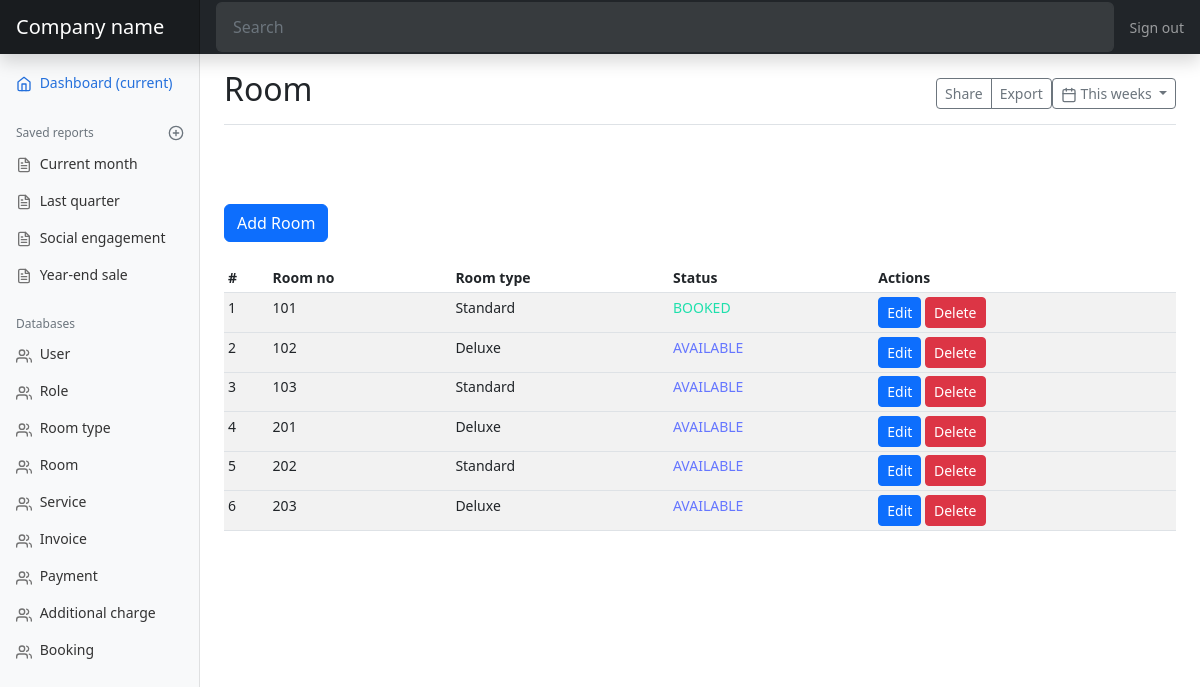
Before: /room with the older database file.
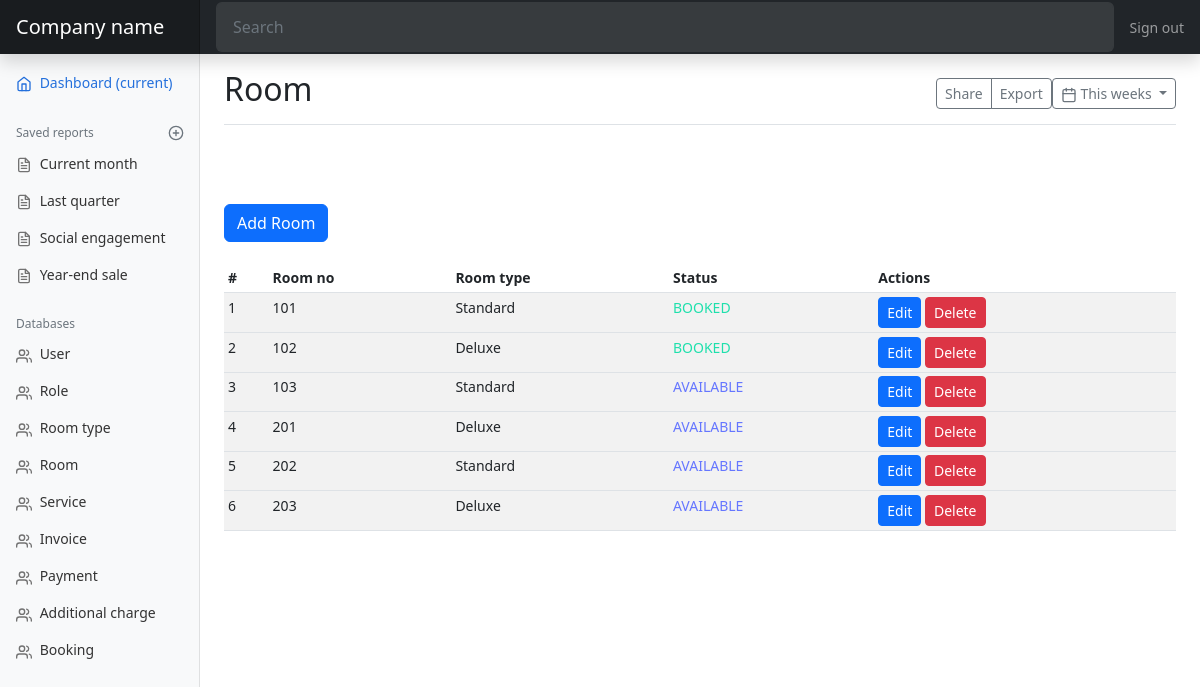
After: the same page with the newer database file.
### models.py (models this page shows, shortened)
class Room(db.Model):
    id = db.Column(db.Integer, primary_key=True)
    room_no = db.Column(db.String(50))
    image = db.Column(db.String(255))
    description = db.Column(db.Text)
    room_type_id = db.Column(db.Integer, db.ForeignKey('room_type.id'))
    room_type = db.relationship('RoomType', backref=db.backref('room', lazy=True))
    status = db.Column(db.Enum(RoomStatus))

class RoomType(db.Model):
    id = db.Column(db.Integer, primary_key=True)
    name = db.Column(db.String(50))
    price_per_night = db.Column(db.Float)
    capacity = db.Column(db.Integer)
    bed_quantity = db.Column(db.Integer)
    def __str__(self) -> str:
        return self.name

### views.py (the view)
@app.route('/room')
def room_page():
    rooms = models.Room.query.all()
    return render_template('mdRoom.html'
                           , rooms=rooms)

### templates/mdRoom.html
{% extends 'admin.html' %}
{% block title %}Room{% endblock %}
{% block content %}
<a href="{{ url_for('add_room') }}" class="btn btn-primary" tabindex="-1" role="button">Add Room</a>
<br/>
<br/>
<div class="table-responsive">
  <table class="table table-striped table-sm">
    <thead>
      <tr>
        <th>#</th>
        <th>Room no</th>
        <th>Room type</th>
        <th>Status</th>
        <th>Actions</th>
      </tr>
    </thead>
    <tbody>
      {% for room in rooms %}
      <tr>
        <td>{{ room.id }}</td>
        <td>{{ room.room_no }}</td>
        <td>{{ room.room_type }}</td>
        {% if room.status.name == 'AVAILABLE' %}
        <td style="color: rgb(101 118 255);">{{ room.status.name }}</td>
        {% elif room.status.name == 'BOOKED' %}
        <td style="color: rgb(30 224 172);">{{ room.status.name }}</td>
        {% else %}
        <td style="color: rgb(244 189 14);">{{ room.status.name }}</td>
        {% endif %}
        <td>
          <a href="{{ url_for('edit_room', room_id=room.id) }}" class="btn btn-primary btn-sm">Edit</a>
          <a href="{{ url_for('delete_room', room_id=room.id) }}" class="btn btn-danger btn-sm">Delete</a>
        </td>
      <tr>
        {% endfor %}
    </tbody>
  </table>
</div>
{% endblock %}

Changed rows visible on the page:
changed Room id 2: status "AVAILABLE" → "BOOKED" (drawn); status.name "AVAILABLE" → "BOOKED"
